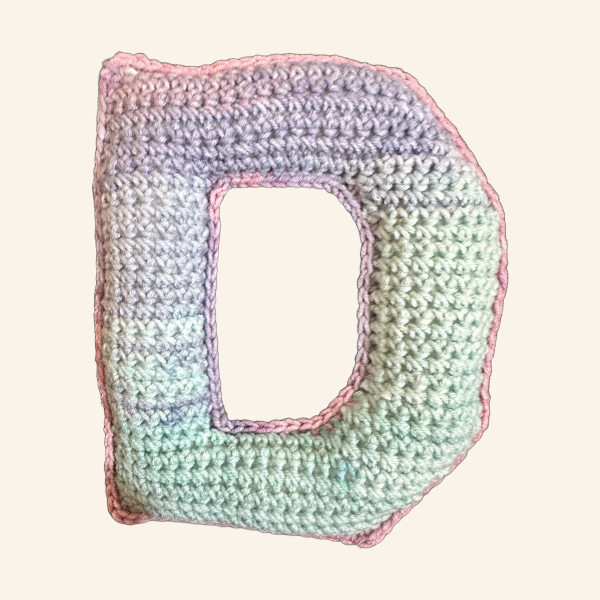
#> input picture assets/img/custom/letter-d.jpg, 1200 x 1200 px (shown at 1/2 size)
$ python -i make_images.py   (imports and definitions only)
#> lines starting #> are read from the running program, lines starting #| are printed output that depends on the picture; after the words box and inside, x2 and y2 are one past the last pixel; in counts of white or black regions, pixels touching at a corner belong together
#!/usr/bin/env python3
"""Re-grounds Rana's product photos onto the Loopaholic lilac tile and writes
responsive files. The product itself is never edited: only the flat cream
ground the photos were delivered on (#FAF3E9) is replaced.

    ~/venvs/pw/bin/python make_images.py        # needs numpy, scipy, pillow (AVIF)

For every photo in catalog.json (+ the two custom-order examples) it writes
assets/img/p/<id>/
  w400|w800|w1200 .avif/.webp   the re-grounded square photo
  w800.jpg, w1200.jpg           JPEG fallback / JSON-LD / OG source
  stitch-centres.json            (in assets/img/p/) where each close-up sits in its photo
  stitch.avif/.webp/.jpg        400 px crop of the piece at full resolution (1:1 pixels),
                                shown in the ring "loupe" (a crop, not a new shot)
  og.jpg                        1200x630 link preview
"""
import json
import os
import sys
from concurrent.futures import ProcessPoolExecutor

import numpy as np
from PIL import Image, ImageDraw
from scipy import ndimage

ROOT = os.path.dirname(os.path.abspath(__file__))
OLD = np.array([250, 243, 233])          # the cream ground baked into the source JPGs
NEW = np.array([242, 236, 247])          # kit surface-2 #F2ECF7, the house tile
PAPER = (250, 247, 252)                  # kit paper #FAF7FC
KIT = os.path.expanduser("~/taktekhq/brand/products/loopaholic")
OUT = os.path.join(ROOT, "assets", "img", "p")


def box_mean(x, size):
    return ndimage.uniform_filter(x.astype(np.float32), size=size, mode="nearest")


def reground(src):
#> called with src = 'assets/img/custom/letter-d.jpg'
    a = np.asarray(Image.open(src).convert("RGB")).astype(np.int16)
    d = np.abs(a - OLD).max(axis=2)
    near = d <= 10
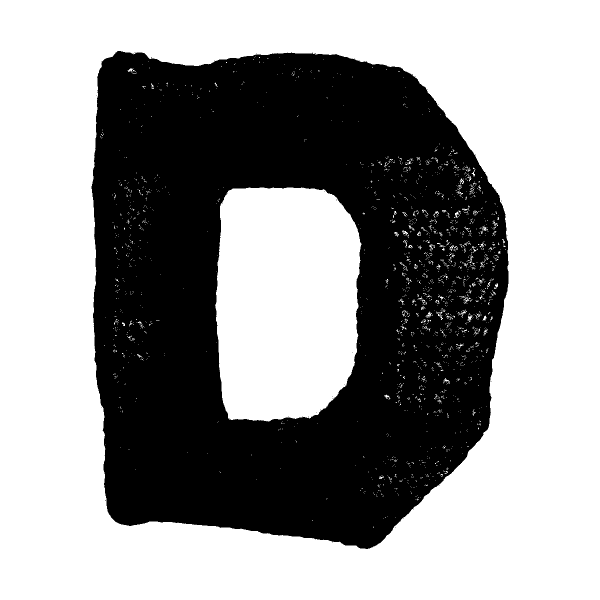
#> near: shape (1200, 1200) bool (shown at 1/2 size); 59.6% white; 42 black regions (41 under 20 px), largest, box (x1, y1, x2, y2) and area: (183, 102, 1017, 1098) 582131
    lab, n = ndimage.label(near)
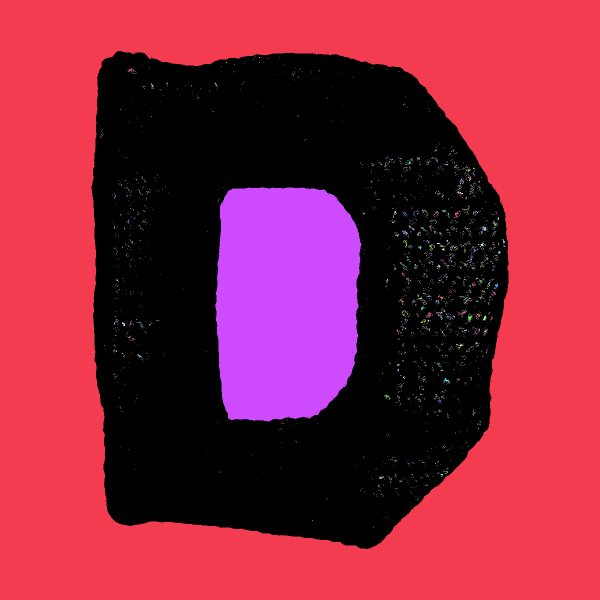
#> lab: shape (1200, 1200) int32 (shown at 1/2 size); 3180 distinct labels, from 0 to 3179; one colour per label, 0 black
#> n = 3179
    idx = np.arange(n + 1)
#> idx = 3180 values from 0 to 3179
    keep = np.zeros(n + 1, bool)
    border = np.unique(np.concatenate([lab[0], lab[-1], lab[:, 0], lab[:, -1]]))
#> border = [1]
    keep[border] = True
    # Enclosed pockets of the old ground (inside a teether ring, between legs and arms).
    # The ground is a smooth flat fill: its mean distance from the cream is ~2-4, while
    # cream or white yarn is textured and sits at 6+. Size floor keeps tiny specks alone.
    sizes = ndimage.sum(np.ones_like(d), lab, idx)
#> sizes = 3180 values, max 729200 at index 1, min 1 at index 2, mean 452.8
    mean_d = ndimage.mean(d, lab, idx)
#> mean_d = 3180 values, max 71.63 at index 0, min 0.0878 at index 1, mean 8.94
    keep |= (sizes >= 200) & (mean_d <= 4.5)
    keep[0] = False
    bg = keep[lab]
#> bg: shape (1200, 1200) bool; 59% white; 35 black regions (34 under 20 px), largest, box (x1, y1, x2, y2) and area: (183, 102, 1017, 1098) 590127

    # Matte clean-up, outside the piece only:
    # 1) erode the matte by 1 px everywhere (the cut-out's own edge pixel);
    # 2) on light yarn, the cut left a grey contour up to 3 px wide. A pixel within 3 px
    #    of the ground that is much darker than the yarn 4-7 px further in is that contour,
    #    not yarn, so it becomes ground too.
    bg = ndimage.binary_dilation(bg, iterations=1)
#> bg: shape (1200, 1200) bool; 59.3% white; 1 black region, box (x1, y1, x2, y2) and area: (184, 103, 1016, 1097) 585713
    lum = a.mean(axis=2)
    dist = ndimage.distance_transform_edt(~bg)
    inner = (dist >= 4) & (dist <= 7)
#> inner: shape (1200, 1200) bool; 1.1% white; 2 white regions, box (x1, y1, x2, y2) and area: (187, 106, 1013, 1094) 11155, (422, 367, 731, 851) 4900
    w_in = box_mean(inner, 9)
    ref = np.where(w_in > 0, box_mean(np.where(inner, lum, 0), 9) / np.maximum(w_in, 1e-6), 0)
    halo = (~bg) & (dist <= 3) & (ref > 130) & (lum < ref - 20) & (lum > 60)
#> halo: shape (1200, 1200) bool; 0.55% white in thin lines or dots, all inside (x1, y1, x2, y2) = (184, 103, 1016, 1097)
    # only contour that actually touches the ground (grow from the edge inward)
    halo = ndimage.binary_propagation(halo & (dist <= 1.5), mask=halo)
    bg |= halo
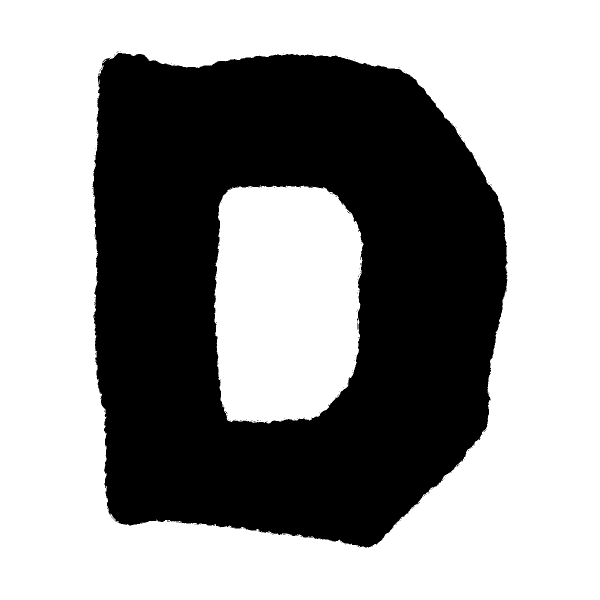
#> bg: shape (1200, 1200) bool (shown at 1/2 size); 59.9% white; 150 black regions (149 under 20 px), largest, box (x1, y1, x2, y2) and area: (185, 106, 1015, 1095) 577554
    # specks: loose bits of the old cut (dust, stray matte) not attached to the piece
    plab, pn = ndimage.label(~bg)
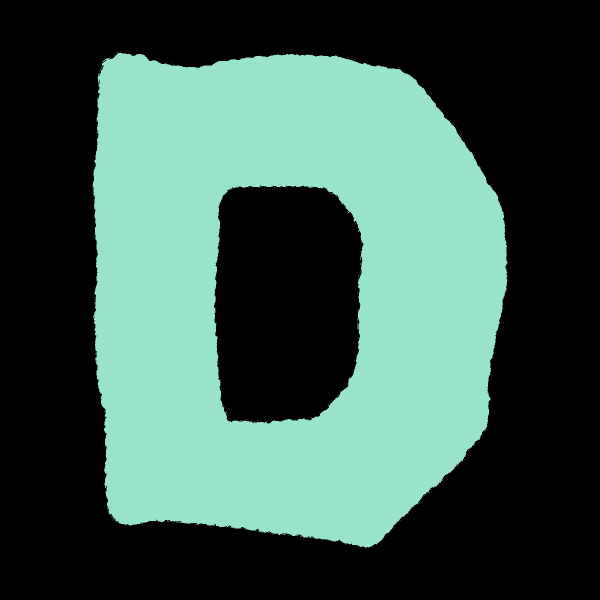
#> plab: shape (1200, 1200) int32 (shown at 1/2 size); 263 distinct labels, from 0 to 262; one colour per label, 0 black
#> pn = 262
    if pn > 1:
        psz = ndimage.sum(np.ones_like(d), plab, np.arange(pn + 1))
#> psz = 263 values, max 862173 at index 0, min 1 at index 2, mean 5475.3
        bg |= (psz < 60)[plab] & (plab > 0)
#> bg: shape (1200, 1200) bool; 59.9% white; 1 black region, box (x1, y1, x2, y2) and area: (185, 106, 1015, 1095) 577446

    out = a.copy()
    out[bg] = NEW
    # antialiased fringe: 2 px band next to the ground, shifted only as far as it is
    # still ground-coloured (w=1 at cream, w=0 once it looks like yarn).
    band = ndimage.binary_dilation(bg, iterations=2) & ~bg
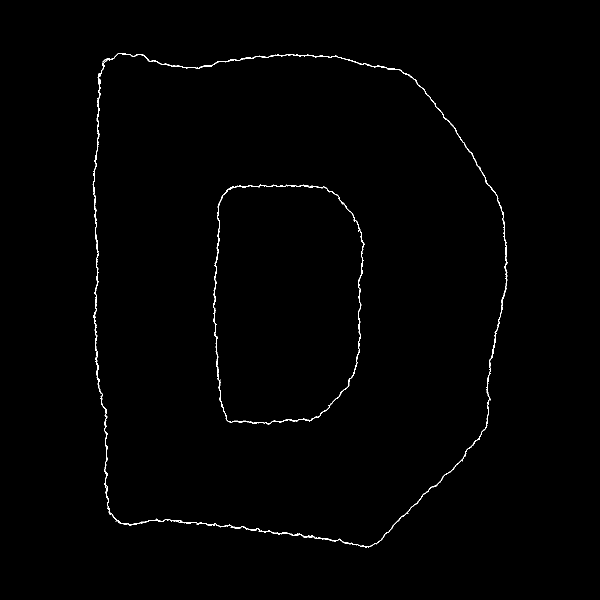
#> band: shape (1200, 1200) bool (shown at 1/2 size); 0.63% white in thin lines or dots, all inside (x1, y1, x2, y2) = (185, 106, 1015, 1095)
    w = np.clip(1 - d / 48.0, 0, 1)[..., None]
    shift = (w * (NEW - OLD)).astype(np.int16)
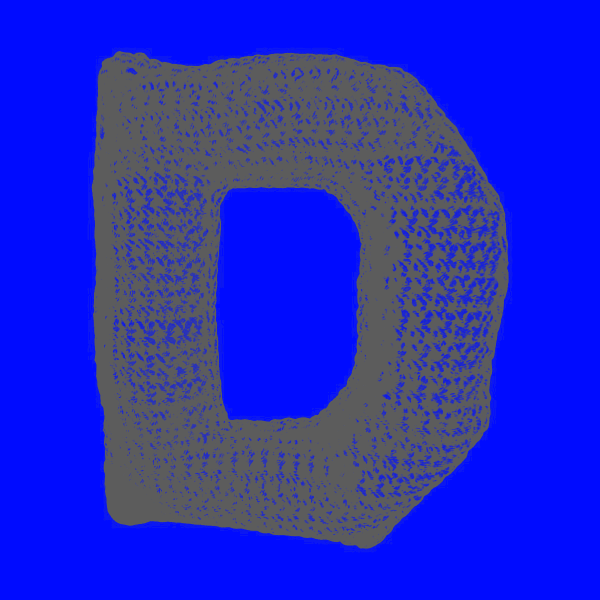
#> shift: shape (1200, 1200, 3) int16 (shown at 1/2 size); mean of channels 0, 1, 2 -5.07, -4.42, 8.92; drawn with min black and max white
    out[band] = np.clip(a[band] + shift[band], 0, 255)
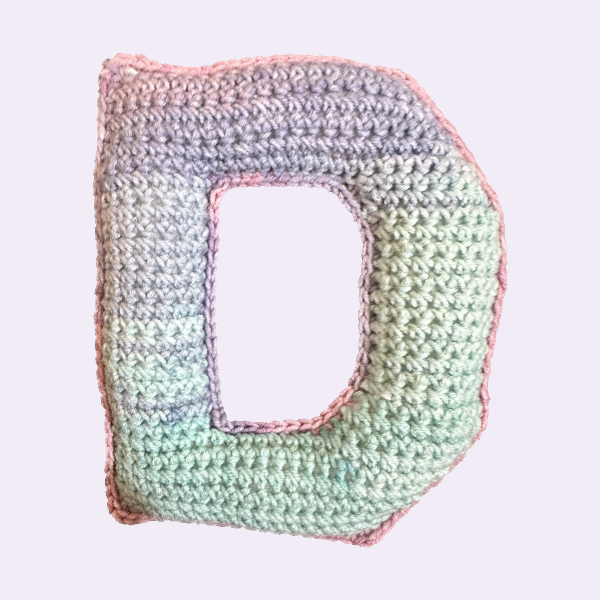
#> out: shape (1200, 1200, 3) int16 (shown at 1/2 size); mean R, G, B 219.8, 215.2, 221.2
    return Image.fromarray(out.astype(np.uint8)), bg


# Where the most textured window isn't crochet (the gift box's ribbons) or hugs the
# silhouette, pin the crop by hand: (x, y) of the top-left corner in the 1200 px photo.
STITCH_AT = {"p043": (390, 710), "p012": (490, 230), "p005": (430, 200), "p445": (260, 330), "p251": (470, 450, 300)}
# Photos that are a scene (their own backdrop), not a cut-out: crop to the photo itself
# and let it fill the tile, instead of a photo-in-a-box on the lilac ground.
SCENE = {"p445"}
# Presentation crops (box in the 1200 px photo), applied after re-grounding. p207: the
# original frame has a sliver of a hand between the lower paws; cropping to the head and
# front paws removes it without touching the piece. A reshoot is requested from Rana.
CROP = {"p207": (235, 100, 985, 850)}


# [94 lines left out: functions scene_crop, stitch_crop, save_set, og, main, one, not called in this run]


# [2 lines not run here, left out]

>>> result = reground('assets/img/custom/letter-d.jpg')

$ run again, on assets/img/custom/daisy-keychain-thumb.jpg
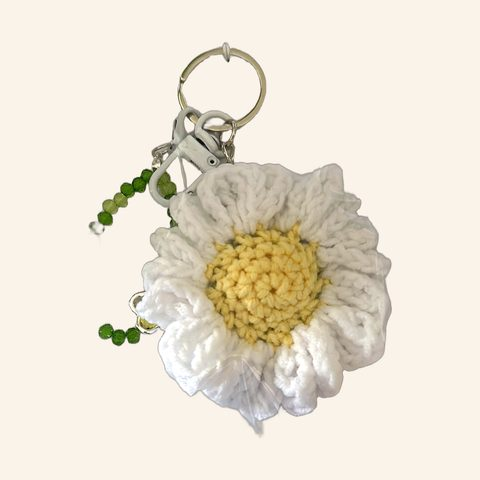
#> input picture assets/img/custom/daisy-keychain-thumb.jpg, 480 x 480 px
#> near: shape (480, 480) bool; 74.5% white; 92 black regions (91 under 20 px), largest, box (x1, y1, x2, y2) and area: (88, 42, 392, 438) 58668
#> lab: shape (480, 480) int32; 251 distinct labels, from 0 to 250
#> n = 250
#> border = [1]
#> sizes = 251 values, max 166280 at index 1, min 1 at index 3, mean 917.9
#> mean_d = 251 values, max 87.9 at index 0, min 0.179 at index 1, mean 8.23
#> inner: shape (480, 480) bool; 2% white; 7 white regions (4 under 20 px), largest, box (x1, y1, x2, y2) and area: (93, 108, 388, 431) 4144, (175, 151, 209, 195) 342, (221, 48, 236, 56) 32
#> in reground, `plab, pn = ndimage.label(~bg)`:
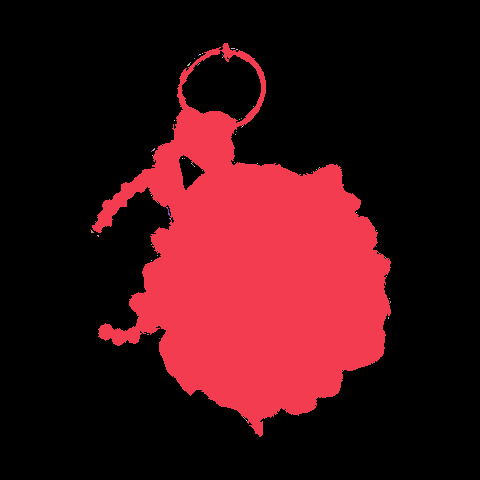
#> plab: shape (480, 480) int32; 66 distinct labels, from 0 to 65; one colour per label, 0 black
#> pn = 65
#> psz = 66 values, max 172918 at index 0, min 1 at index 4, mean 3490.9
#> band: shape (480, 480) bool; 1.6% white in thin lines or dots, all inside (x1, y1, x2, y2) = (92, 43, 391, 437)
#> in reground, `out[band] = np.clip(a[band] + shift[band], 0, 255)`:
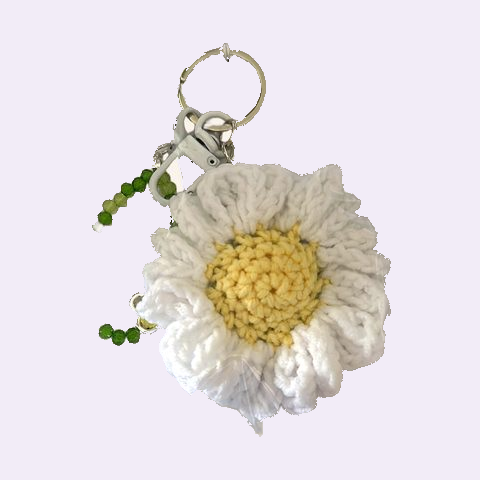
#> out: shape (480, 480, 3) int16; mean R, G, B 229, 221.7, 222.5
